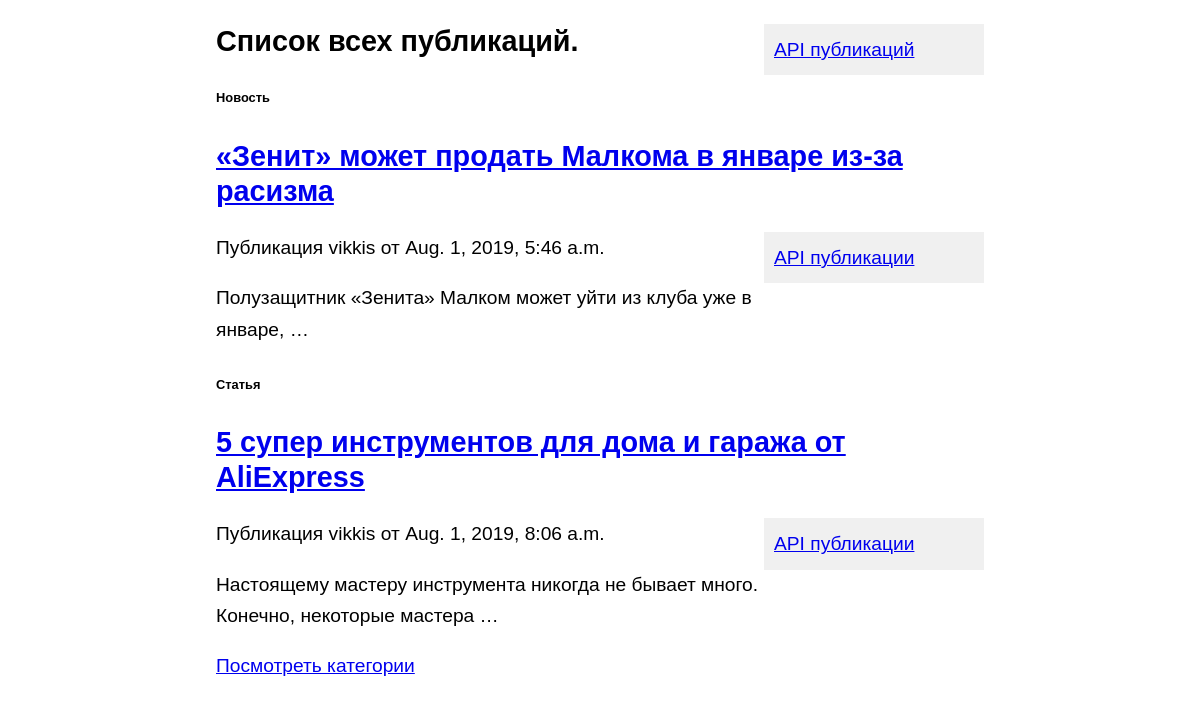
The page / on the database its author committed.
### posts/models.py (models this page shows, shortened)
class Post(models.Model):
    STATUS_CHOICES = (
        ('draft', 'Черновик'),
        ('published', 'Опубликован'),
    )
    title = models.CharField(verbose_name= "Заголовок",max_length=250)
    slug = models.SlugField(max_length=250, unique_for_date='when_published')
    author = models.ForeignKey(User, on_delete=models.CASCADE, related_name='blog_posts')
    body = models.TextField()
    when_published = models.DateTimeField(default=timezone.now)
    created = models.DateTimeField(auto_now_add=True)
    updated = models.DateTimeField(auto_now=True)
    status = models.CharField(max_length=10, choices=STATUS_CHOICES, default='draft')
    category = models.ForeignKey(Category, related_name="posts", null=True, blank=True, on_delete=models.SET_NULL)

class Category(models.Model):
    title = models.CharField(verbose_name="Категория", max_length=64)
    slug = models.SlugField(max_length=64, unique=True)
    def __str__(self):
        return self.title

### posts/views.py (the view)
# urls.py: path('', PostsListView.as_view()),
class PostsListView(ListView):
    queryset = Post.objects.filter(status="published")
    context_object_name = "posts"

### posts/templates/posts/post_list.html (shortened to what this page needs)
<!DOCTYPE html>
<html lang="en">
{% load static%}
<link rel="stylesheet" href="{% static '/css/styles.css' %}">
<article>
	<header>
		<aside><a class="all-api" href="{% url 'api_post_list' %}">API публикаций</a></aside>
        <h1>Список всех публикаций.</h1>
	</header>
    {% for pub in posts %}
    <h6>{{ pub.category }}</h6>
    <a class="post" href="{% url 'postdetail' pub.id %}"><h2>{{ pub.title }} </h2></a>
    <aside> <a class="all-api" href="{% url 'api_post_detail' pub.id %}">API публикации</a> </aside>
        <p>
            Публикация {{ pub.author }} от {{ pub.when_published }}
        </p>
        {{ pub.body|truncatewords:10|linebreaks }}
    {% empty %}
        <h2>Публикаций нет</h2>
        <p>Чтобы добавить что-то в список, зайдите в админку и добавьте их оттуда.</p>
    {% endfor %}
</article>
<p>
 <a class="all-api" href="{% url 'categories' %}">Посмотреть категории</a>
</p>

### posts/static/css/styles.css (style rules this page uses)
h1,h2 { line-height:1.2; }
aside { background: #f0f0f0; padding: 10px; width: 200px; float: right; }

### rows shown on the page
Post: category "Новость", title "«Зенит» может продать Малкома в январе из-за расизма", author "vikkis", when_published "Aug. 1, 2019, 5:46 a.m.", body "Полузащитник «Зенита» Малком может уйти из клуба уже в январе, …"
Post: category "Статья", title "5 супер инструментов для дома и гаража от AliExpress", author "vikkis", when_published "Aug. 1, 2019, 8:06 a.m.", body "Настоящему мастеру инструмента никогда не бывает много. Конечно, некоторые мастера …"
